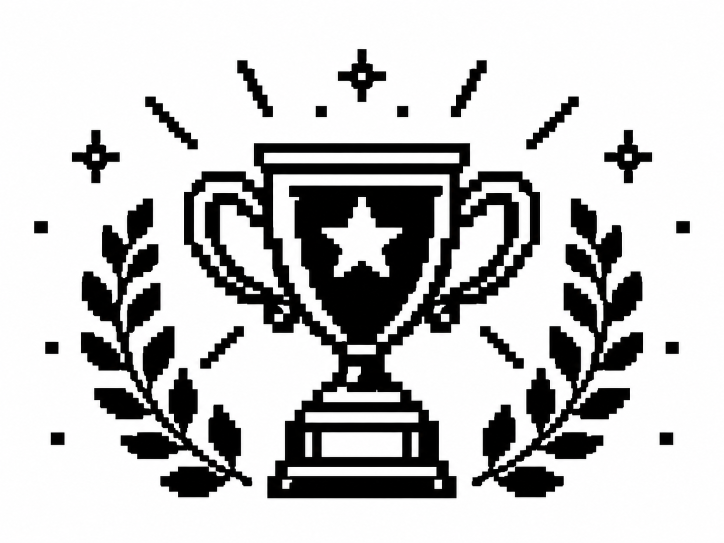
#> input picture assets_local/pet/collection/trophy-laurels.png, 1448 x 1086 px (shown at 1/2 size)
$ python build_collection.py
#> lines starting #> are read from the running program, lines starting #| are printed output that depends on the picture; after the words box and inside, x2 and y2 are one past the last pixel; in counts of white or black regions, pixels touching at a corner belong together
#!/usr/bin/env python3
"""Convert the approved celebration illustration to an optional CNART002 SD pack."""
import argparse
import hashlib
import json
from pathlib import Path
import struct
import zlib
from PIL import Image

ROOT = Path(__file__).resolve().parents[2]


def build(output=ROOT / "resources/apps/pet/collection.bin"):
    source = ROOT / "assets_local/pet/collection/trophy-laurels.png"
    with Image.open(source) as image:
#> image is the input picture: PIL image 1448x1086 RGB; mean R, G, B 198.4, 198.3, 198.3
        image = image.convert("L").resize((280, 210), Image.Resampling.NEAREST)
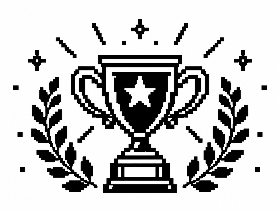
#> image: PIL image 280x210 L; min 0, max 255, mean 198.1
        image = image.point(lambda value: 255 if value >= 128 else 0, "1")
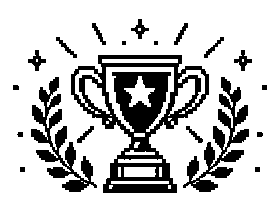
#> image: PIL image 280x210 1; 78% white; 20 black regions (2 under 20 px), largest, box (x1, y1, x2, y2) and area: (71, 55, 209, 193) 7109, (183, 77, 249, 192) 2314, (31, 77, 97, 192) 2305
    # FreeInk BW1 set bits are ink, opposite to Pillow's monochrome white bits.
    data = bytes(value ^ 255 for value in image.tobytes())
    index = struct.pack("<IHHII", 40, 280, 210, len(data), zlib.crc32(data))
    binary = struct.pack("<8sIIII", b"CNART002", 1, 40 + len(data), zlib.crc32(index + data),
                         zlib.crc32(index)) + index + data
    output.parent.mkdir(parents=True, exist_ok=True)
    output.write_bytes(binary)
    info = dict(format="CNART002", sprites=1, bytes=len(binary), sha256=hashlib.sha256(binary).hexdigest(),
                sources=[dict(file=source.name, sha256=hashlib.sha256(source.read_bytes()).hexdigest())],
                images=[dict(id=0, name="trophy-laurels", width=280, height=210)])
#> info = 6 items
    output.with_name("collection-manifest.json").write_text(json.dumps(info, indent=2) + "\n", encoding="utf-8")
    print(f"PET celebration: 280 x 210, {len(binary)} SD bytes")
#| PET celebration: 280 x 210, 7390 SD bytes
    return info


if __name__ == "__main__":
    parser = argparse.ArgumentParser(description=__doc__)
    parser.add_argument("--output", type=Path, default=ROOT / "resources/apps/pet/collection.bin")
    build(parser.parse_args().output)
